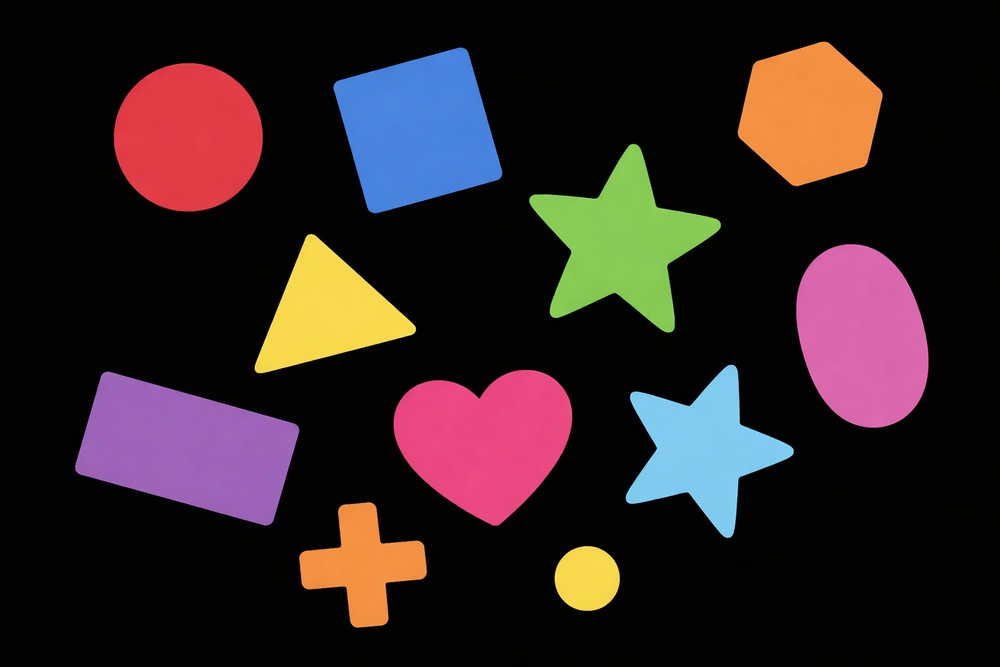
#> input picture homework/tema28/exercise1/blue_objects.jpg, 1000 x 667 px, shrunk from 1536 x 1024 before the run; its folder holds only this picture in this run
$ python blue_object_detector.py
#> lines starting #> are read from the running program, lines starting #| are printed output that depends on the picture; after the words box and inside, x2 and y2 are one past the last pixel; in counts of white or black regions, pixels touching at a corner belong together
import cv2
import numpy as np
import matplotlib.pyplot as plt
import os
from pathlib import Path

# ============================================================================
# PHASE 1: LOAD & PREPARE IMAGE (IMPROVED)
# ============================================================================

print("🔍 Looking for image files...")
print(f"📁 Current directory: {os.getcwd()}")
print(f"📂 Files in directory: {os.listdir('.')}\n")

# Find image file
image_path = None
for file in os.listdir('.'):
    if file.lower().endswith(('jpg', 'jpeg', 'png', 'bmp')):
        image_path = file
        print(f"✅ Found image file: {image_path}")
        break

if image_path is None:
    print("❌ Error: No image files found in this directory!")
    print("   Please place a .jpg, .png, or .bmp file in the same folder as this script.")
    exit()

# Load the image
print(f"\n📸 Attempting to load: {image_path}")
image = cv2.imread(image_path)
#> image is the input picture: shape (667, 1000, 3); mean B, G, R 35.4, 34.1, 47.5

# Safety check: did the image load?
if image is None:
    print(f"❌ Error: Could not load image '{image_path}'")
    print("   This might be due to:")
    print("   - File is corrupted")
    print("   - File format not supported")
    print("   - Permission issues")
    exit()

print(f"✅ Image loaded successfully!")
print(f"   Shape: {image.shape} (height × width × channels)")
#|    Shape: (667, 1000, 3) (height × width × channels)
print(f"   Size: {image.shape[1]} × {image.shape[0]} pixels\n")
#|    Size: 1000 × 667 pixels

# Important: OpenCV uses BGR (not RGB), so convert to RGB for display later
image_rgb = cv2.cvtColor(image, cv2.COLOR_BGR2RGB)

# ============================================================================
# PHASE 2: CONVERT TO HSV (The Key Step!)
# ============================================================================

# Convert from BGR to HSV color space
hsv = cv2.cvtColor(image, cv2.COLOR_BGR2HSV)
#> hsv: shape (667, 1000, 3); mean H, S, V 33.9, 73.6, 56.7

print(f"✅ Converted to HSV color space")

# ============================================================================
# PHASE 3: DEFINE BLUE RANGE & CREATE MASK
# ============================================================================

# In HSV, blue is roughly at Hue 100-130
# We give ourselves some margin and use 90-140 to catch various shades
# Saturation should be decent (not washed out) - so 50+
# Value should be visible (not pitch black) - so 50+

# Lower bound of blue range
lower_blue = np.array([90, 50, 50])

# Upper bound of blue range
upper_blue = np.array([140, 255, 255])

# Create a binary mask where:
#   White (255) = pixels within blue range
#   Black (0) = pixels outside blue range
mask = cv2.inRange(hsv, lower_blue, upper_blue)
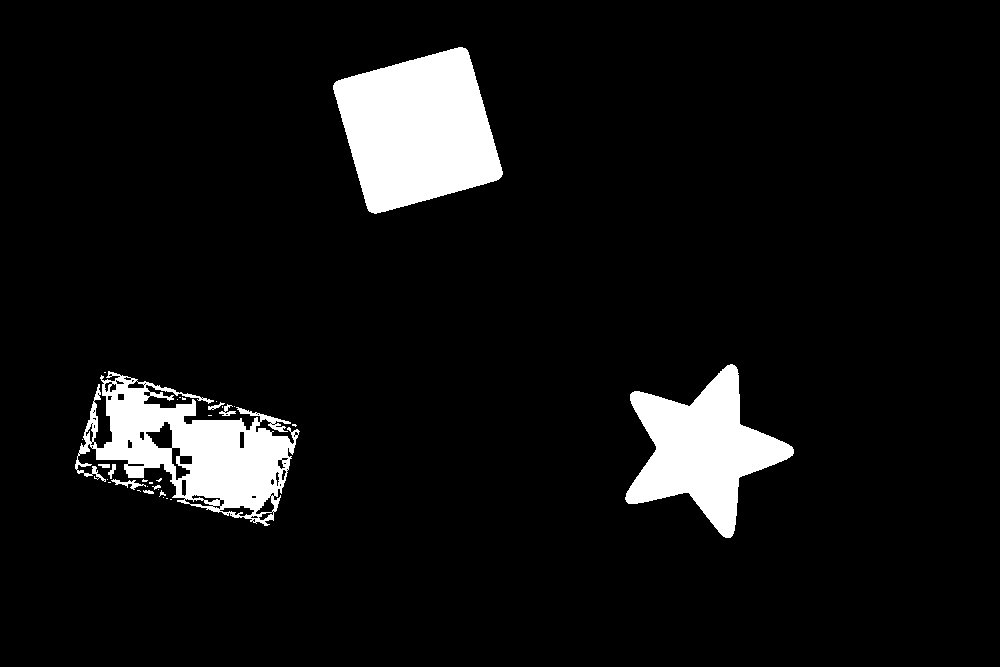
#> mask: shape (667, 1000); 7.3% white; 32 white regions (21 under 20 px)

blue_pixel_count = np.sum(mask > 0)
#> blue_pixel_count = 48989
print(f"✅ Created mask")
print(f"   Blue pixels found: {blue_pixel_count}")
#|    Blue pixels found: 48989
print(f"   Percentage of image: {(blue_pixel_count / (image.shape[0] * image.shape[1]) * 100):.2f}%\n")
#|    Percentage of image: 7.34%

# ============================================================================
# PHASE 4: FIND CONTOURS (Object Boundaries)
# ============================================================================

# cv2.findContours() finds all connected white regions in the mask
# It returns: contours (list of all objects), hierarchy (relationship info)
contours, hierarchy = cv2.findContours(
    mask,
    cv2.RETR_TREE,              # Retrieve all contours
    cv2.CHAIN_APPROX_SIMPLE     # Simplify contour (don't store every pixel)
)
#> contours = 94 contours, 59 with area under 20; largest, box (x1, y1, x2, y2) and area: (333, 47, 503, 214) 19214, (75, 371, 300, 526) 16442, (625, 364, 794, 538) 13411, (145, 421, 173, 449) 446, (171, 447, 191, 481) 276

print(f"✅ Found {len(contours)} total contours")
#| ✅ Found 94 total contours

# ============================================================================
# PHASE 5: FILTER BY SIZE & ANALYZE
# ============================================================================

# We'll store information about each valid blue object
blue_objects = []

MIN_AREA = 500  # Only keep objects bigger than 500 pixels
# (smaller = likely noise like compression artifacts)

for contour in contours:
    # Calculate the area of this contour (in pixels)
    area = cv2.contourArea(contour)

    # Skip if too small (noise filtering)
    if area < MIN_AREA:
        continue

    # This contour is big enough! Let's analyze it.

    # Get the bounding rectangle (for drawing boxes)
    x, y, w, h = cv2.boundingRect(contour)

    # Calculate perimeter
    perimeter = cv2.arcLength(contour, True)

    # Calculate centroid (center point)
    M = cv2.moments(contour)
    if M["m00"] != 0:  # Avoid division by zero
        cx = int(M["m10"] / M["m00"])
        cy = int(M["m01"] / M["m00"])
    else:
        cx, cy = x, y

    # Store this object's info
    blue_objects.append({
        'contour': contour,
        'area': area,
        'perimeter': perimeter,
        'x': x, 'y': y, 'w': w, 'h': h,
        'centroid': (cx, cy)
    })
#> this loop made 94 passes
#> (area, x, y, w, h, perimeter, cx, cy) on passes 32, 93, 94: (16441.5, 75, 371, 225, 155, 1824.2, 193, 450), (13411, 625, 364, 169, 174, 655.6, 702, 449), (19213.5, 333, 47, 170, 167, 581.5, 417, 129)
#> area on passes 13, 16, 17, 23, 25, 37: 83.5, 36.5, 25.5, 50.5, 34, 63
#> after the loop, blue_objects = 3 items

print(f"✅ Filtered to {len(blue_objects)} significant blue objects (area > {MIN_AREA}px)\n")
#| ✅ Filtered to 3 significant blue objects (area > 500px)

# ============================================================================
# PHASE 6: DRAW RESULTS ON IMAGE
# ============================================================================

# Make a copy to draw on (don't modify original)
result = image_rgb.copy()

# Draw a box and centroid for each blue object
for i, obj in enumerate(blue_objects):
    x, y, w, h = obj['x'], obj['y'], obj['w'], obj['h']
    cx, cy = obj['centroid']
    area = obj['area']

    # Draw rectangle (green box)
    cv2.rectangle(result, (x, y), (x + w, y + h), (0, 255, 0), 2)

    # Draw centroid (red dot)
    cv2.circle(result, (cx, cy), 5, (255, 0, 0), -1)

    # Add label with area
    label = f"Blue #{i+1} ({int(area)}px)"
    cv2.putText(result, label, (x, y - 10),
                cv2.FONT_HERSHEY_SIMPLEX, 0.5, (0, 255, 0), 2)
#> this loop made 3 passes
#> (x, y, w, h, cx, cy, area, label) on passes 1 to 3: (75, 371, 225, 155, 193, 450, 16441.5, 'Blue #1 (16441px)'), (625, 364, 169, 174, 702, 449, 13411, 'Blue #2 (13411px)'), (333, 47, 170, 167, 417, 129, 19213.5, 'Blue #3 (19213px)')
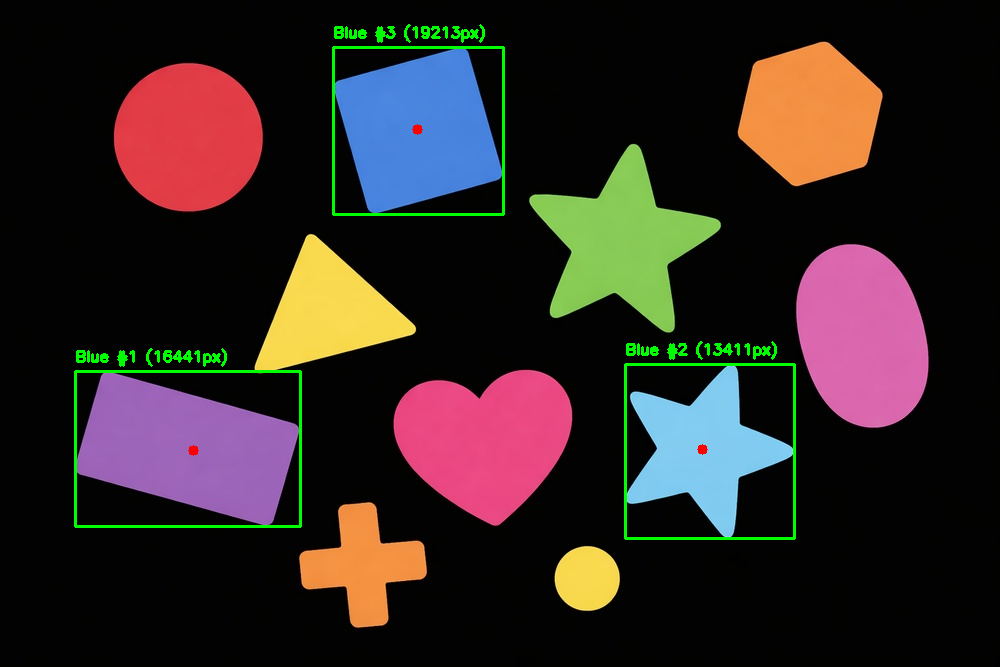
#> result: shape (667, 1000, 3); mean R, G, B 47.5, 37.6, 35.2

print(f"✅ Drew rectangles and centroids on image")

# ============================================================================
# PHASE 7: DISPLAY & ANALYZE
# ============================================================================

# Create a 2x2 grid of images to compare
fig, axes = plt.subplots(2, 2, figsize=(14, 10))

# Top-left: Original image
axes[0, 0].imshow(image_rgb)
axes[0, 0].set_title('Original Image', fontsize=12, fontweight='bold')
axes[0, 0].axis('off')

# Top-right: HSV Hue channel (what the code "sees")
axes[0, 1].imshow(hsv[:, :, 0], cmap='hsv')
axes[0, 1].set_title('HSV Hue Channel (0-180)', fontsize=12, fontweight='bold')
axes[0, 1].axis('off')

# Bottom-left: The mask (white = blue)
axes[1, 0].imshow(mask, cmap='gray')
axes[1, 0].set_title('Blue Mask (white=blue pixels)', fontsize=12, fontweight='bold')
axes[1, 0].axis('off')

# Bottom-right: Result with boxes
axes[1, 1].imshow(result)
axes[1, 1].set_title(f'Detection Results ({len(blue_objects)} objects)',
                     fontsize=12, fontweight='bold')
axes[1, 1].axis('off')

plt.tight_layout()
plt.savefig('blue_detection_results.png', dpi=150, bbox_inches='tight')
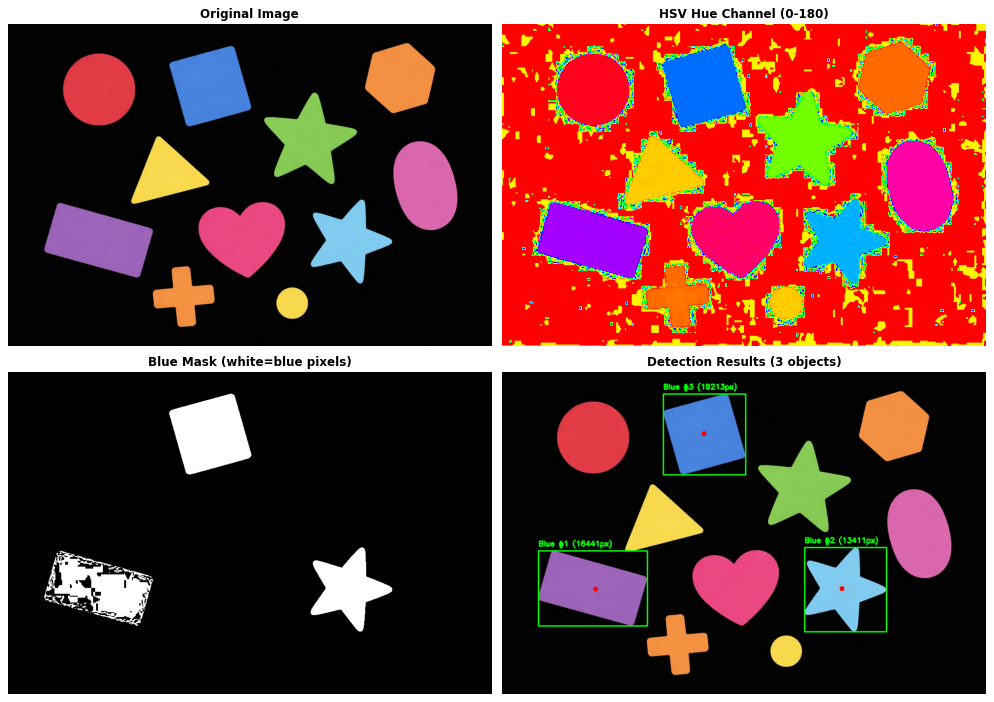
#> figure drawn by matplotlib, 4 panels
print(f"✅ Saved visualization to: blue_detection_results.png\n")
plt.show()

# ============================================================================
# PHASE 8: PRINT STATISTICS
# ============================================================================

print("="*60)
print("📊 BLUE OBJECT DETECTION RESULTS")
print("="*60)

if len(blue_objects) == 0:
    print("❌ No blue objects detected!")
    print("\n   Debugging steps:")
    print("   1. Check if your image actually has blue objects")
    print("   2. Try adjusting the HSV range:")
    print("      - Increase upper_blue[1] and upper_blue[2] for lighter blues")
    print("      - Decrease lower_blue[1] and lower_blue[2] for more tolerant range")
    print("   3. Reduce MIN_AREA if objects are small")
    print("   4. Look at the 'Blue Mask' panel - white areas = detected blue")
else:
    print(f"\n✅ Detected {len(blue_objects)} blue object(s):\n")
#| ✅ Detected 3 blue object(s):

    for i, obj in enumerate(blue_objects, 1):
        print(f"   Object #{i}:")
        print(f"      Area: {int(obj['area'])} pixels")
        print(f"      Perimeter: {int(obj['perimeter'])} pixels")
        print(f"      Position (top-left): ({obj['x']}, {obj['y']})")
        print(f"      Size: {obj['w']} × {obj['h']} pixels")
        print(f"      Center: {obj['centroid']}")
        print()
#> this loop made 3 passes
#> (printed output is left out)

print("="*60)
